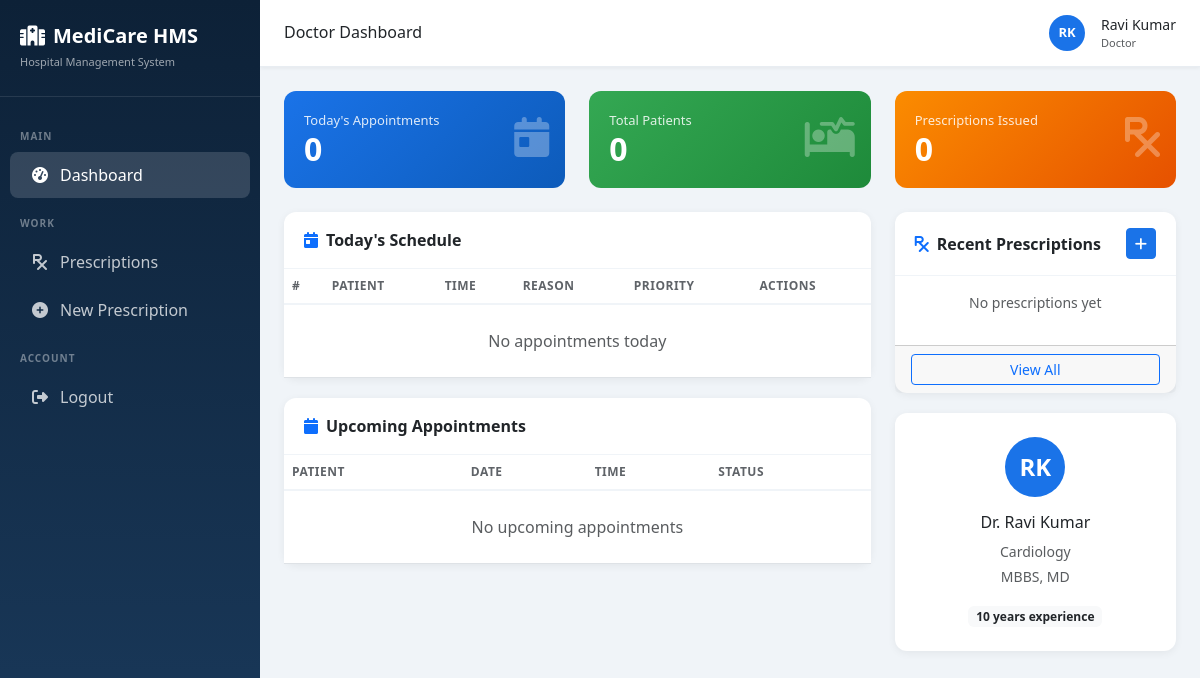
Before: /dashboard/doctor/ (signed in) with the older database file.
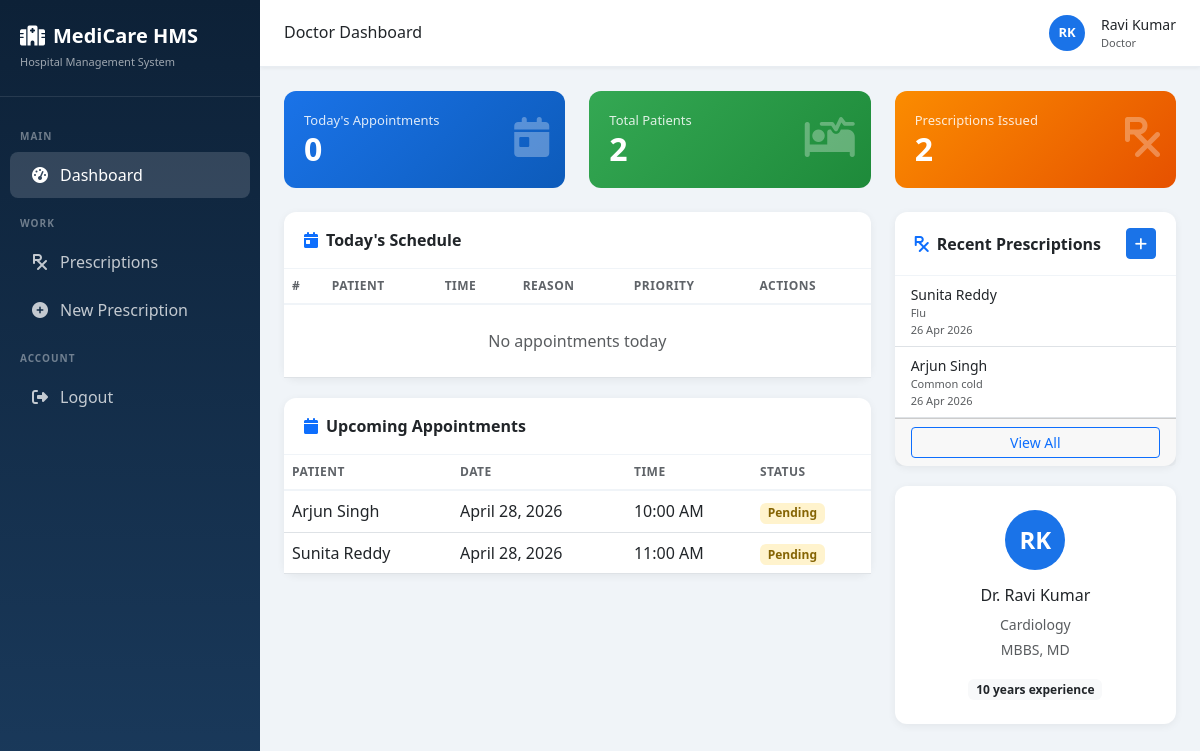
After: the same page with the newer database file.
### appointments/models.py (models this page shows, shortened)
class Appointment(models.Model):
    STATUS_CHOICES = [
        ('pending', 'Pending'),
        ('confirmed', 'Confirmed'),
        ('completed', 'Completed'),
        ('cancelled', 'Cancelled'),
    ]
    PRIORITY_CHOICES = [
        ('low', 'Low'),
        ('normal', 'Normal'),
        ('high', 'High'),
        ('emergency', 'Emergency'),
    ]
    patient = models.ForeignKey('patients.Patient', on_delete=models.CASCADE, related_name='appointments')
    doctor = models.ForeignKey('doctors.Doctor', on_delete=models.CASCADE, related_name='appointments')
    appointment_date = models.DateField()
    appointment_time = models.TimeField()
    status = models.CharField(max_length=20, choices=STATUS_CHOICES, default='pending')
    priority = models.CharField(max_length=20, choices=PRIORITY_CHOICES, default='normal')
    reason = models.TextField(blank=True)
    notes = models.TextField(blank=True)
    queue_number = models.IntegerField(null=True, blank=True)
    notification_sent = models.BooleanField(default=False)
    created_at = models.DateTimeField(auto_now_add=True)
    updated_at = models.DateTimeField(auto_now=True)
    class Meta:
        ordering = ['appointment_date', 'appointment_time']

### patients/models.py (models this page shows, shortened)
class Patient(models.Model):
    BLOOD_GROUP_CHOICES = [
        ('A+', 'A+'), ('A-', 'A-'), ('B+', 'B+'), ('B-', 'B-'),
        ('AB+', 'AB+'), ('AB-', 'AB-'), ('O+', 'O+'), ('O-', 'O-'),
    ]
    user = models.OneToOneField(User, on_delete=models.CASCADE, related_name='patient_profile')
    age = models.IntegerField(default=0)
    gender = models.CharField(max_length=10, choices=[('Male','Male'),('Female','Female'),('Other','Other')])
    blood_group = models.CharField(max_length=5, choices=BLOOD_GROUP_CHOICES, blank=True)
    phone = models.CharField(max_length=15)
    address = models.TextField(blank=True)
    emergency_contact = models.CharField(max_length=15, blank=True)
    medical_history = models.TextField(blank=True)
    created_at = models.DateTimeField(auto_now_add=True)

### doctors/models.py (models this page shows, shortened)
class Prescription(models.Model):
    doctor = models.ForeignKey(Doctor, on_delete=models.CASCADE)
    patient = models.ForeignKey('patients.Patient', on_delete=models.CASCADE)
    appointment = models.OneToOneField('appointments.Appointment', on_delete=models.SET_NULL, null=True, blank=True)
    diagnosis = models.TextField()
    medicines = models.TextField()
    instructions = models.TextField(blank=True)
    created_at = models.DateTimeField(auto_now_add=True)

### common/views.py (the view)
# urls.py: path('dashboard/doctor/', cv.doctor_dashboard, name='doctor_dashboard'),
@login_required
def doctor_dashboard(request):
    try:
        doctor = Doctor.objects.get(user=request.user)
    except Doctor.DoesNotExist:
        messages.error(request, 'Doctor profile not found.')
        return redirect('home')
    today = date.today()
    today_appointments = Appointment.objects.filter(
        doctor=doctor, appointment_date=today
    ).select_related('patient__user').order_by('appointment_time')
    upcoming = Appointment.objects.filter(
        doctor=doctor, appointment_date__gte=today, status__in=['pending','confirmed']
    ).select_related('patient__user').order_by('appointment_date','appointment_time')[:10]
    prescriptions = Prescription.objects.filter(doctor=doctor).select_related('patient__user').order_by('-created_at')[:10]
    return render(request, 'doctor/dashboard.html', {
        'doctor': doctor,
        'today_appointments': today_appointments,
        'upcoming': upcoming,
        'prescriptions': prescriptions,
        'total_patients': Appointment.objects.filter(doctor=doctor).values('patient').distinct().count(),
    })

### common/context_processors.py (called while the page is built)
def user_profile(request):
    if request.user.is_authenticated:
        profile = UserProfile.objects.filter(user=request.user).first()
        return {'user_profile': profile}
    return {'user_profile': None}

### doctors/models.py (called while the page is built)
    def __str__(self):
        return self.name

### templates/doctor/dashboard.html (shortened to what the changed rows need)
{% extends 'base.html' %}
{% block content %}
<div class="row g-4 mb-4">
  <div class="col-md-4"><div class="stat-card bg-green"><div class="icon"><i class="fas fa-procedures"></i></div><p>Total Patients</p><h3>{{ total_patients }}</h3></div></div>
  <div class="col-md-4"><div class="stat-card bg-orange"><div class="icon"><i class="fas fa-prescription"></i></div><p>Prescriptions Issued</p><h3>{{ prescriptions.count }}</h3></div></div>
</div>
<div class="row g-4">
  <div class="col-lg-8">
    <div class="card">
      <div class="card-body p-0"><div class="table-responsive">
        <table class="table table-hover mb-0">
          <thead><tr><th>#</th><th>Patient</th><th>Time</th><th>Reason</th><th>Priority</th><th>Actions</th></tr></thead>
        </table>
      </div></div>
    </div>
    <div class="card">
      <div class="card-body p-0"><div class="table-responsive">
        <table class="table table-hover mb-0">
          <thead><tr><th>Patient</th><th>Date</th><th>Time</th><th>Status</th></tr></thead>
          <tbody>
            {% for a in upcoming %}
            <tr>
              <td>{{ a.patient.user.get_full_name }}</td>
              <td>{{ a.appointment_date }}</td>
              <td>{{ a.appointment_time|time:"h:i A" }}</td>
              <td><span class="badge badge-{{ a.status }}">{{ a.status|title }}</span></td>
            </tr>
            {% empty %}<tr><td colspan="4" class="text-center text-muted py-4">No upcoming appointments</td></tr>{% endfor %}
          </tbody>
        </table>
      </div></div>
    </div>
  </div>
  <div class="col-lg-4">
    <div class="card">
      <div class="card-body p-0">
        {% for p in prescriptions %}
        <div class="px-3 py-2 border-bottom">
          <div class="fw-500 small">{{ p.patient.user.get_full_name }}</div>
          <div class="text-muted" style="font-size:11px;">{{ p.diagnosis|truncatechars:50 }}</div>
          <div class="text-muted" style="font-size:11px;">{{ p.created_at|date:"d M Y" }}</div>
        </div>
        {% empty %}<p class="text-center text-muted py-3 small">No prescriptions yet</p>{% endfor %}
      </div>
    </div>
  </div>
</div>
{% endblock %}

Changed rows visible on the page:
added Appointment: patient.user.get_full_name "Arjun Singh", appointment_date "April 28, 2026", appointment_time "10:00 AM", status "Pending"
added Appointment: patient.user.get_full_name "Sunita Reddy", appointment_date "April 28, 2026", appointment_time "11:00 AM", status "Pending"
added Prescription: patient.user.get_full_name "Sunita Reddy", diagnosis "Flu", created_at "26 Apr 2026"
added Prescription: patient.user.get_full_name "Arjun Singh", diagnosis "Common cold", created_at "26 Apr 2026"
Other visible differences:
{{ total_patients }}: "0" → "2"
{{ prescriptions.count }}: "0" → "2"
text no longer shown: "No upcoming appointments No prescriptions yet"
